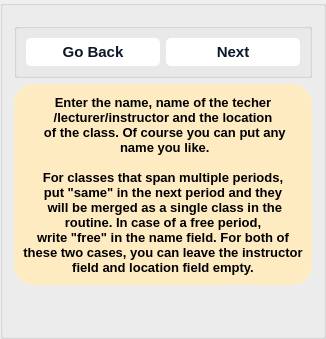
            <widget class="QGroupBox" name="groupBox_11">
             <property name="sizePolicy">
              <sizepolicy hsizetype="Fixed" vsizetype="Preferred">
               <horstretch>0</horstretch>
               <verstretch>0</verstretch>
              </sizepolicy>
             </property>
             <property name="minimumSize">
              <size>
               <width>245</width>
               <height>0</height>
              </size>
             </property>
             <property name="title">
              <string/>
             </property>
             <property name="alignment">
              <set>Qt::AlignLeading|Qt::AlignLeft|Qt::AlignTop</set>
             </property>
             <layout class="QVBoxLayout" name="verticalLayout_16">
              <item>
               <spacer name="verticalSpacer_2">
                <property name="orientation">
                 <enum>Qt::Vertical</enum>
                </property>
                <property name="sizeType">
                 <enum>QSizePolicy::Fixed</enum>
                </property>
                <property name="sizeHint" stdset="0">
                 <size>
                  <width>20</width>
                  <height>6</height>
                 </size>
                </property>
               </spacer>
              </item>
              <item>
               <widget class="QGroupBox" name="groupBox_9">
                <property name="sizePolicy">
                 <sizepolicy hsizetype="Preferred" vsizetype="Fixed">
                  <horstretch>0</horstretch>
                  <verstretch>0</verstretch>
                 </sizepolicy>
                </property>
                <property name="styleSheet">
                 <string notr="true">
QPushButton {
  background-color: #fff;
  border: 0 solid #e2e8f0;
  border-radius: 5px;
  color: #0d172a;
  font-family: &quot;Basier circle&quot;,-apple-system,system-ui,&quot;Segoe UI&quot;,Roboto,&quot;Helvetica Neue&quot;,Arial,&quot;Noto Sans&quot;,sans-serif,&quot;Apple Color Emoji&quot;,&quot;Segoe UI Emoji&quot;,&quot;Segoe UI Symbol&quot;,&quot;Noto Color Emoji&quot;;
  font-size: 15px;
  font-weight: 600;
  line-height: 1;
  padding: 5px 5px;
  text-align: center;
  text-decoration:none #0d172a solid;
}

QPushButton:hover {
  background-color: #221D23;
  color: #fff;
}

</string>
                </property>
                <property name="title">
                 <string/>
                </property>
                <property name="alignment">
                 <set>Qt::AlignLeading|Qt::AlignLeft|Qt::AlignVCenter</set>
                </property>
                <layout class="QHBoxLayout" name="horizontalLayout_6">
                 <item>
                  <widget class="QPushButton" name="Go_backButton">
                   <property name="text">
                    <string>Go Back</string>
                   </property>
                  </widget>
                 </item>
                 <item>
                  <widget class="QPushButton" name="Next_dayButton">
                   <property name="text">
                    <string>Next</string>
                   </property>
                  </widget>
                 </item>
                </layout>
               </widget>
              </item>
              <item>
               <widget class="QGroupBox" name="groupBox_19">
                <property name="sizePolicy">
                 <sizepolicy hsizetype="Preferred" vsizetype="Minimum">
                  <horstretch>0</horstretch>
                  <verstretch>0</verstretch>
                 </sizepolicy>
                </property>
                <property name="minimumSize">
                 <size>
                  <width>0</width>
                  <height>201</height>
                 </size>
                </property>
                <property name="styleSheet">
                 <string notr="true">border-radius:20px; background-color:#ffebc2</string>
                </property>
                <property name="title">
                 <string/>
                </property>
                <layout class="QHBoxLayout" name="horizontalLayout_13">
                 <item>
                  <widget class="QLabel" name="label_14">
                   <property name="sizePolicy">
                    <sizepolicy hsizetype="Preferred" vsizetype="Preferred">
                     <horstretch>0</horstretch>
                     <verstretch>0</verstretch>
                    </sizepolicy>
                   </property>
                   <property name="styleSheet">
                    <string notr="true">Color:black;
font-size: 13px;
font-weight: 600;</string>
                   </property>
                   <property name="text">
                    <string>Enter the name, name of the techer
/lecturer/instructor and the location
 of the class. Of course you can put any
 name you like. 

For classes that span multiple periods, 
put &quot;same&quot; in the next period and they
 will be merged as a single class in the 
routine. In case of a free period, 
write &quot;free&quot; in the name field. For both of 
these two cases, you can leave the instructor
field and location field empty.</string>
                   </property>
                   <property name="alignment">
                    <set>Qt::AlignCenter</set>
                   </property>
                  </widget>
                 </item>
                </layout>
               </widget>
              </item>
              <item>
               <spacer name="verticalSpacer">
                <property name="orientation">
                 <enum>Qt::Vertical</enum>
                </property>
                <property name="sizeHint" stdset="0">
                 <size>
                  <width>20</width>
                  <height>40</height>
                 </size>
                </property>
               </spacer>
              </item>
             </layout>
            </widget>
